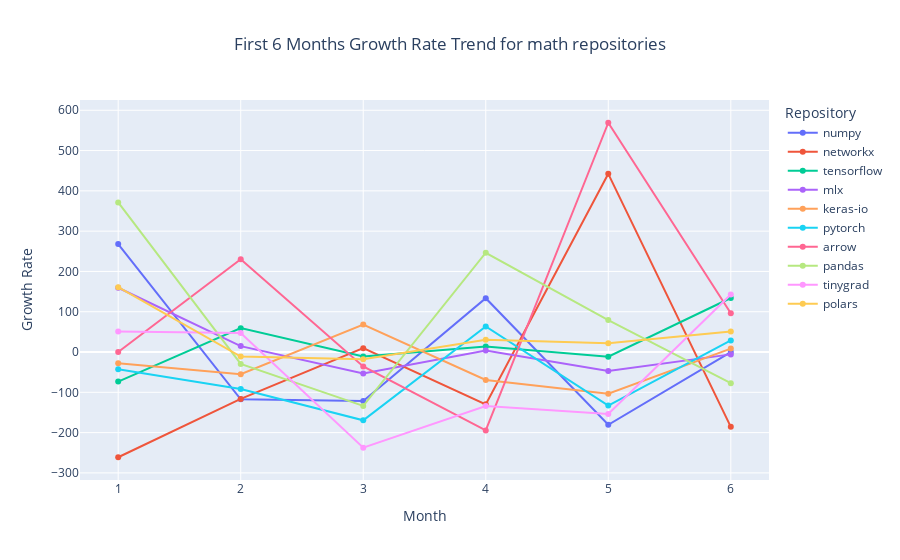
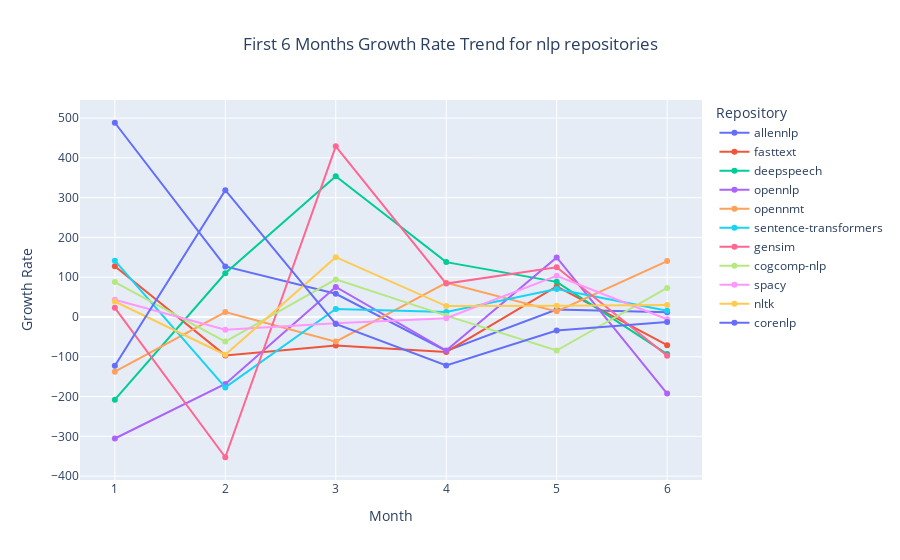
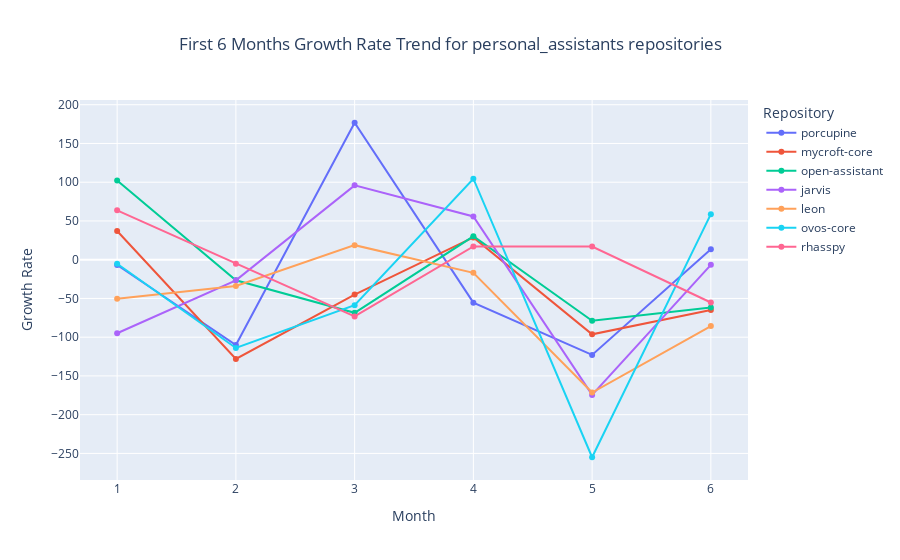
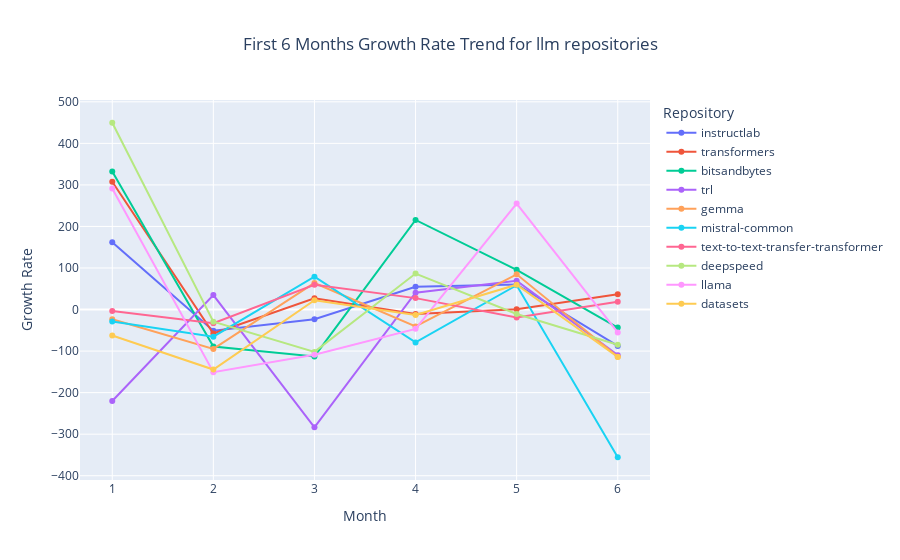

These figures' notebook cell, in order:
### Markdown cell above
Let's plot the growth rate of the repositories for the first 6 months.

### Code cell
# Plot growth rate for all the repos in each individual category for the first 6 months
for category in categories:
    fig = plot_growth_rate_by_category(first_6months_df, category, title="First 6 Months Growth Rate Trend")
    fig.show()

### Figure 1 — Plotly figure (JSON) as saved in the notebook; plotly's stock layout.template omitted (floating-point values rounded to 4 significant figures)
{"data": [{"customdata": [["1-2002"], ["2-2002"], ["3-2002"], ["4-2002"], ["5-2002"], ["6-2002"]], "hovertemplate": "<b>Repository:</b> %{fullData.name}<br><b>Month-Year:</b> %{customdata[0]}<br><b>Growth Rate:</b> %{y:.2f}<extra></extra>", "legendgroup": "numpy", "line": {"color": "#636efa", "dash": "solid"}, "marker": {"symbol": "circle"}, "mode": "lines+markers", "name": "numpy", "orientation": "v", "showlegend": true, "type": "scatter", "x": [1, 2, 3, 4, 5, 6], "xaxis": "x", "y": [267.9, -117.5, -121.6, 133.5, -180.5, 0], "yaxis": "y"}, {"customdata": [["8-2005"], ["9-2005"], ["10-2005"], ["11-2005"], ["12-2005"], ["1-2006"]], "hovertemplate": "<b>Repository:</b> %{fullData.name}<br><b>Month-Year:</b> %{customdata[0]}<br><b>Growth Rate:</b> %{y:.2f}<extra></extra>", "legendgroup": "networkx", "line": {"color": "#EF553B", "dash": "solid"}, "marker": {"symbol": "circle"}, "mode": "lines+markers", "name": "networkx", "orientation": "v", "showlegend": true, "type": "scatter", "x": [1, 2, 3, 4, 5, 6], "xaxis": "x", "y": [-261.2, -116.3, 9.531, -129.9, 442.3, -185.8], "yaxis": "y"}, {"customdata": [["12-2015"], ["1-2016"], ["2-2016"], ["3-2016"], ["4-2016"], ["5-2016"]], "hovertemplate": "<b>Repository:</b> %{fullData.name}<br><b>Month-Year:</b> %{customdata[0]}<br><b>Growth Rate:</b> %{y:.2f}<extra></extra>", "legendgroup": "tensorflow", "line": {"color": "#00cc96", "dash": "solid"}, "marker": {"symbol": "circle"}, "mode": "lines+markers", "name": "tensorflow", "orientation": "v", "showlegend": true, "type": "scatter", "x": [1, 2, 3, 4, 5, 6], "xaxis": "x", "y": [-73.3, 59.28, -11.32, 13.43, -11.53, 134.0], "yaxis": "y"}, {"customdata": [["12-2023"], ["1-2024"], ["2-2024"], ["3-2024"], ["4-2024"], ["5-2024"]], "hovertemplate": "<b>Repository:</b> %{fullData.name}<br><b>Month-Year:</b> %{customdata[0]}<br><b>Growth Rate:</b> %{y:.2f}<extra></extra>", "legendgroup": "mlx", "line": {"color": "#ab63fa", "dash": "solid"}, "marker": {"symbol": "circle"}, "mode": "lines+markers", "name": "mlx", "orientation": "v", "showlegend": true, "type": "scatter", "x": [1, 2, 3, 4, 5, 6], "xaxis": "x", "y": [159.5, 14.63, -53.11, 3.622, -47.03, -5.862], "yaxis": "y"}, {"customdata": [["6-2020"], ["7-2020"], ["8-2020"], ["9-2020"], ["10-2020"], ["11-2020"]], "hovertemplate": "<b>Repository:</b> %{fullData.name}<br><b>Month-Year:</b> %{customdata[0]}<br><b>Growth Rate:</b> %{y:.2f}<extra></extra>", "legendgroup": "keras-io", "line": {"color": "#FFA15A", "dash": "solid"}, "marker": {"symbol": "circle"}, "mode": "lines+markers", "name": "keras-io", "orientation": "v", "showlegend": true, "type": "scatter", "x": [1, 2, 3, 4, 5, 6], "xaxis": "x", "y": [-27.98, -54.98, 68.34, -69.51, -103.6, 8.516], "yaxis": "y"}, {"customdata": [["2-2012"], ["3-2012"], ["4-2012"], ["5-2012"], ["6-2012"], ["7-2012"]], "hovertemplate": "<b>Repository:</b> %{fullData.name}<br><b>Month-Year:</b> %{customdata[0]}<br><b>Growth Rate:</b> %{y:.2f}<extra></extra>", "legendgroup": "pytorch", "line": {"color": "#19d3f3", "dash": "solid"}, "marker": {"symbol": "circle"}, "mode": "lines+markers", "name": "pytorch", "orientation": "v", "showlegend": true, "type": "scatter", "x": [1, 2, 3, 4, 5, 6], "xaxis": "x", "y": [-42.83, -91.63, -169.5, 63.6, -132.9, 28.77], "yaxis": "y"}, {"customdata": [["1-2015"], ["4-2015"], ["5-2015"], ["12-2015"], ["1-2016"], ["2-2016"]], "hovertemplate": "<b>Repository:</b> %{fullData.name}<br><b>Month-Year:</b> %{customdata[0]}<br><b>Growth Rate:</b> %{y:.2f}<extra></extra>", "legendgroup": "arrow", "line": {"color": "#FF6692", "dash": "solid"}, "marker": {"symbol": "circle"}, "mode": "lines+markers", "name": "arrow", "orientation": "v", "showlegend": true, "type": "scatter", "x": [1, 2, 3, 4, 5, 6], "xaxis": "x", "y": [0, 230.3, -35.67, -194.6, 569.0, 96.38], "yaxis": "y"}, {"customdata": [["8-2009"], ["9-2009"], ["10-2009"], ["11-2009"], ["12-2009"], ["1-2010"]], "hovertemplate": "<b>Repository:</b> %{fullData.name}<br><b>Month-Year:</b> %{customdata[0]}<br><b>Growth Rate:</b> %{y:.2f}<extra></extra>", "legendgroup": "pandas", "line": {"color": "#B6E880", "dash": "solid"}, "marker": {"symbol": "circle"}, "mode": "lines+markers", "name": "pandas", "orientation": "v", "showlegend": true, "type": "scatter", "x": [1, 2, 3, 4, 5, 6], "xaxis": "x", "y": [371.4, -29.58, -133.8, 246.4, 79.42, -77.32], "yaxis": "y"}, {"customdata": [["11-2020"], ["12-2020"], ["1-2021"], ["2-2021"], ["3-2021"], ["4-2021"]], "hovertemplate": "<b>Repository:</b> %{fullData.name}<br><b>Month-Year:</b> %{customdata[0]}<br><b>Growth Rate:</b> %{y:.2f}<extra></extra>", "legendgroup": "tinygrad", "line": {"color": "#FF97FF", "dash": "solid"}, "marker": {"symbol": "circle"}, "mode": "lines+markers", "name": "tinygrad", "orientation": "v", "showlegend": true, "type": "scatter", "x": [1, 2, 3, 4, 5, 6], "xaxis": "x", "y": [50.9, 47.24, -237.5, -134.1, -154.0, 142.7], "yaxis": "y"}, {"customdata": [["6-2020"], ["7-2020"], ["8-2020"], ["9-2020"], ["10-2020"], ["11-2020"]], "hovertemplate": "<b>Repository:</b> %{fullData.name}<br><b>Month-Year:</b> %{customdata[0]}<br><b>Growth Rate:</b> %{y:.2f}<extra></extra>", "legendgroup": "polars", "line": {"color": "#FECB52", "dash": "solid"}, "marker": {"symbol": "circle"}, "mode": "lines+markers", "name": "polars", "orientation": "v", "showlegend": true, "type": "scatter", "x": [1, 2, 3, 4, 5, 6], "xaxis": "x", "y": [160.8, -11.37, -18.07, 30.34, 21.81, 51.23], "yaxis": "y"}], "layout": {"legend": {"title": {"text": "Repository"}, "tracegroupgap": 0}, "title": {"text": "First 6 Months Growth Rate Trend for math repositories", "x": 0.5}, "xaxis": {"anchor": "y", "domain": [0, 1], "ticktext": [1, 2, 3, 4, 5, 6], "tickvals": [1, 2, 3, 4, 5, 6], "title": {"text": "Month"}}, "yaxis": {"anchor": "x", "domain": [0, 1], "title": {"text": "Growth Rate"}}}}

### Figure 2 — Plotly figure (JSON) as saved in the notebook; plotly's stock layout.template omitted (floating-point values rounded to 4 significant figures)
{"data": [{"customdata": [["6-2017"], ["7-2017"], ["8-2017"], ["9-2017"], ["10-2017"], ["11-2017"]], "hovertemplate": "<b>Repository:</b> %{fullData.name}<br><b>Month-Year:</b> %{customdata[0]}<br><b>Growth Rate:</b> %{y:.2f}<extra></extra>", "legendgroup": "allennlp", "line": {"color": "#636efa", "dash": "solid"}, "marker": {"symbol": "circle"}, "mode": "lines+markers", "name": "allennlp", "orientation": "v", "showlegend": true, "type": "scatter", "x": [1, 2, 3, 4, 5, 6], "xaxis": "x", "y": [488.3, 127.1, 58.24, -85.23, 18.96, 12.06], "yaxis": "y"}, {"customdata": [["8-2016"], ["9-2016"], ["10-2016"], ["11-2016"], ["12-2016"], ["1-2017"]], "hovertemplate": "<b>Repository:</b> %{fullData.name}<br><b>Month-Year:</b> %{customdata[0]}<br><b>Growth Rate:</b> %{y:.2f}<extra></extra>", "legendgroup": "fasttext", "line": {"color": "#EF553B", "dash": "solid"}, "marker": {"symbol": "circle"}, "mode": "lines+markers", "name": "fasttext", "orientation": "v", "showlegend": true, "type": "scatter", "x": [1, 2, 3, 4, 5, 6], "xaxis": "x", "y": [127.5, -96.57, -71.88, -87.81, 76.84, -70.77], "yaxis": "y"}, {"customdata": [["5-2016"], ["8-2016"], ["9-2016"], ["10-2016"], ["11-2016"], ["12-2016"]], "hovertemplate": "<b>Repository:</b> %{fullData.name}<br><b>Month-Year:</b> %{customdata[0]}<br><b>Growth Rate:</b> %{y:.2f}<extra></extra>", "legendgroup": "deepspeech", "line": {"color": "#00cc96", "dash": "solid"}, "marker": {"symbol": "circle"}, "mode": "lines+markers", "name": "deepspeech", "orientation": "v", "showlegend": true, "type": "scatter", "x": [1, 2, 3, 4, 5, 6], "xaxis": "x", "y": [-207.9, 109.9, 353.6, 137.9, 88.3, -93.31], "yaxis": "y"}, {"customdata": [["1-2011"], ["2-2011"], ["3-2011"], ["4-2011"], ["5-2011"], ["6-2011"]], "hovertemplate": "<b>Repository:</b> %{fullData.name}<br><b>Month-Year:</b> %{customdata[0]}<br><b>Growth Rate:</b> %{y:.2f}<extra></extra>", "legendgroup": "opennlp", "line": {"color": "#ab63fa", "dash": "solid"}, "marker": {"symbol": "circle"}, "mode": "lines+markers", "name": "opennlp", "orientation": "v", "showlegend": true, "type": "scatter", "x": [1, 2, 3, 4, 5, 6], "xaxis": "x", "y": [-305.5, -168.3, 75.5, -84.4, 149.6, -192.5], "yaxis": "y"}, {"customdata": [["5-2016"], ["6-2016"], ["7-2016"], ["8-2016"], ["9-2016"], ["10-2016"]], "hovertemplate": "<b>Repository:</b> %{fullData.name}<br><b>Month-Year:</b> %{customdata[0]}<br><b>Growth Rate:</b> %{y:.2f}<extra></extra>", "legendgroup": "opennmt", "line": {"color": "#FFA15A", "dash": "solid"}, "marker": {"symbol": "circle"}, "mode": "lines+markers", "name": "opennmt", "orientation": "v", "showlegend": true, "type": "scatter", "x": [1, 2, 3, 4, 5, 6], "xaxis": "x", "y": [-137.5, 12.26, -61.9, 85.75, 14.11, 140.6], "yaxis": "y"}, {"customdata": [["8-2019"], ["9-2019"], ["10-2019"], ["11-2019"], ["12-2019"], ["1-2020"]], "hovertemplate": "<b>Repository:</b> %{fullData.name}<br><b>Month-Year:</b> %{customdata[0]}<br><b>Growth Rate:</b> %{y:.2f}<extra></extra>", "legendgroup": "sentence-transformers", "line": {"color": "#19d3f3", "dash": "solid"}, "marker": {"symbol": "circle"}, "mode": "lines+markers", "name": "sentence-transformers", "orientation": "v", "showlegend": true, "type": "scatter", "x": [1, 2, 3, 4, 5, 6], "xaxis": "x", "y": [141.4, -177.1, 20.25, 12.52, 70.05, 15.52], "yaxis": "y"}, {"customdata": [["9-2009"], ["12-2009"], ["1-2010"], ["2-2010"], ["3-2010"], ["4-2010"]], "hovertemplate": "<b>Repository:</b> %{fullData.name}<br><b>Month-Year:</b> %{customdata[0]}<br><b>Growth Rate:</b> %{y:.2f}<extra></extra>", "legendgroup": "gensim", "line": {"color": "#FF6692", "dash": "solid"}, "marker": {"symbol": "circle"}, "mode": "lines+markers", "name": "gensim", "orientation": "v", "showlegend": true, "type": "scatter", "x": [1, 2, 3, 4, 5, 6], "xaxis": "x", "y": [23.05, -352.6, 429.0, 83.94, 124.9, -97.57], "yaxis": "y"}, {"customdata": [["10-2014"], ["11-2014"], ["12-2014"], ["1-2015"], ["2-2015"], ["3-2015"]], "hovertemplate": "<b>Repository:</b> %{fullData.name}<br><b>Month-Year:</b> %{customdata[0]}<br><b>Growth Rate:</b> %{y:.2f}<extra></extra>", "legendgroup": "cogcomp-nlp", "line": {"color": "#B6E880", "dash": "solid"}, "marker": {"symbol": "circle"}, "mode": "lines+markers", "name": "cogcomp-nlp", "orientation": "v", "showlegend": true, "type": "scatter", "x": [1, 2, 3, 4, 5, 6], "xaxis": "x", "y": [87.86, -61.9, 94.45, 3.279, -84.37, 73.0], "yaxis": "y"}, {"customdata": [["8-2014"], ["9-2014"], ["10-2014"], ["11-2014"], ["12-2014"], ["1-2015"]], "hovertemplate": "<b>Repository:</b> %{fullData.name}<br><b>Month-Year:</b> %{customdata[0]}<br><b>Growth Rate:</b> %{y:.2f}<extra></extra>", "legendgroup": "spacy", "line": {"color": "#FF97FF", "dash": "solid"}, "marker": {"symbol": "circle"}, "mode": "lines+markers", "name": "spacy", "orientation": "v", "showlegend": true, "type": "scatter", "x": [1, 2, 3, 4, 5, 6], "xaxis": "x", "y": [43.27, -32.29, -15.5, -2.933, 103.7, -5.641], "yaxis": "y"}, {"customdata": [["5-2001"], ["6-2001"], ["7-2001"], ["8-2001"], ["9-2001"], ["10-2001"]], "hovertemplate": "<b>Repository:</b> %{fullData.name}<br><b>Month-Year:</b> %{customdata[0]}<br><b>Growth Rate:</b> %{y:.2f}<extra></extra>", "legendgroup": "nltk", "line": {"color": "#FECB52", "dash": "solid"}, "marker": {"symbol": "circle"}, "mode": "lines+markers", "name": "nltk", "orientation": "v", "showlegend": true, "type": "scatter", "x": [1, 2, 3, 4, 5, 6], "xaxis": "x", "y": [38.95, -94.91, 150.4, 27.37, 28.06, 30.09], "yaxis": "y"}, {"customdata": [["7-2013"], ["8-2013"], ["9-2013"], ["10-2013"], ["11-2013"], ["12-2013"]], "hovertemplate": "<b>Repository:</b> %{fullData.name}<br><b>Month-Year:</b> %{customdata[0]}<br><b>Growth Rate:</b> %{y:.2f}<extra></extra>", "legendgroup": "corenlp", "line": {"color": "#636efa", "dash": "solid"}, "marker": {"symbol": "circle"}, "mode": "lines+markers", "name": "corenlp", "orientation": "v", "showlegend": true, "type": "scatter", "x": [1, 2, 3, 4, 5, 6], "xaxis": "x", "y": [-122.8, 318.8, -17.69, -122.1, -34.25, -12.72], "yaxis": "y"}], "layout": {"legend": {"title": {"text": "Repository"}, "tracegroupgap": 0}, "title": {"text": "First 6 Months Growth Rate Trend for nlp repositories", "x": 0.5}, "xaxis": {"anchor": "y", "domain": [0, 1], "ticktext": [1, 2, 3, 4, 5, 6], "tickvals": [1, 2, 3, 4, 5, 6], "title": {"text": "Month"}}, "yaxis": {"anchor": "x", "domain": [0, 1], "title": {"text": "Growth Rate"}}}}

### Figure 3 — Plotly figure (JSON) as saved in the notebook; plotly's stock layout.template omitted (floating-point values rounded to 4 significant figures)
{"data": [{"customdata": [["4-2018"], ["5-2018"], ["6-2018"], ["7-2018"], ["8-2018"], ["9-2018"]], "hovertemplate": "<b>Repository:</b> %{fullData.name}<br><b>Month-Year:</b> %{customdata[0]}<br><b>Growth Rate:</b> %{y:.2f}<extra></extra>", "legendgroup": "porcupine", "line": {"color": "#636efa", "dash": "solid"}, "marker": {"symbol": "circle"}, "mode": "lines+markers", "name": "porcupine", "orientation": "v", "showlegend": true, "type": "scatter", "x": [1, 2, 3, 4, 5, 6], "xaxis": "x", "y": [-6.815, -110.1, 176.7, -55.45, -122.8, 13.64], "yaxis": "y"}, {"customdata": [["6-2016"], ["7-2016"], ["8-2016"], ["9-2016"], ["10-2016"], ["11-2016"]], "hovertemplate": "<b>Repository:</b> %{fullData.name}<br><b>Month-Year:</b> %{customdata[0]}<br><b>Growth Rate:</b> %{y:.2f}<extra></extra>", "legendgroup": "mycroft-core", "line": {"color": "#EF553B", "dash": "solid"}, "marker": {"symbol": "circle"}, "mode": "lines+markers", "name": "mycroft-core", "orientation": "v", "showlegend": true, "type": "scatter", "x": [1, 2, 3, 4, 5, 6], "xaxis": "x", "y": [36.98, -128.0, -44.95, 28.77, -96.3, -64.99], "yaxis": "y"}, {"customdata": [["1-2023"], ["2-2023"], ["3-2023"], ["4-2023"], ["5-2023"], ["6-2023"]], "hovertemplate": "<b>Repository:</b> %{fullData.name}<br><b>Month-Year:</b> %{customdata[0]}<br><b>Growth Rate:</b> %{y:.2f}<extra></extra>", "legendgroup": "open-assistant", "line": {"color": "#00cc96", "dash": "solid"}, "marker": {"symbol": "circle"}, "mode": "lines+markers", "name": "open-assistant", "orientation": "v", "showlegend": true, "type": "scatter", "x": [1, 2, 3, 4, 5, 6], "xaxis": "x", "y": [102.2, -26.48, -68.54, 30.21, -78.89, -61.65], "yaxis": "y"}, {"customdata": [["4-2017"], ["5-2017"], ["6-2017"], ["7-2017"], ["8-2017"], ["9-2017"]], "hovertemplate": "<b>Repository:</b> %{fullData.name}<br><b>Month-Year:</b> %{customdata[0]}<br><b>Growth Rate:</b> %{y:.2f}<extra></extra>", "legendgroup": "jarvis", "line": {"color": "#ab63fa", "dash": "solid"}, "marker": {"symbol": "circle"}, "mode": "lines+markers", "name": "jarvis", "orientation": "v", "showlegend": true, "type": "scatter", "x": [1, 2, 3, 4, 5, 6], "xaxis": "x", "y": [-94.95, -26.63, 95.94, 55.78, -174.5, -6.596], "yaxis": "y"}, {"customdata": [["3-2019"], ["4-2019"], ["5-2019"], ["6-2019"], ["7-2019"], ["8-2019"]], "hovertemplate": "<b>Repository:</b> %{fullData.name}<br><b>Month-Year:</b> %{customdata[0]}<br><b>Growth Rate:</b> %{y:.2f}<extra></extra>", "legendgroup": "leon", "line": {"color": "#FFA15A", "dash": "solid"}, "marker": {"symbol": "circle"}, "mode": "lines+markers", "name": "leon", "orientation": "v", "showlegend": true, "type": "scatter", "x": [1, 2, 3, 4, 5, 6], "xaxis": "x", "y": [-50.49, -33.91, 18.77, -16.95, -171.4, -85.57], "yaxis": "y"}, {"customdata": [["6-2016"], ["7-2016"], ["8-2016"], ["9-2016"], ["10-2016"], ["11-2016"]], "hovertemplate": "<b>Repository:</b> %{fullData.name}<br><b>Month-Year:</b> %{customdata[0]}<br><b>Growth Rate:</b> %{y:.2f}<extra></extra>", "legendgroup": "ovos-core", "line": {"color": "#19d3f3", "dash": "solid"}, "marker": {"symbol": "circle"}, "mode": "lines+markers", "name": "ovos-core", "orientation": "v", "showlegend": true, "type": "scatter", "x": [1, 2, 3, 4, 5, 6], "xaxis": "x", "y": [-5.198, -113.9, -58.78, 104.5, -254.9, 58.78], "yaxis": "y"}, {"customdata": [["2-2020"], ["3-2020"], ["4-2020"], ["5-2020"], ["6-2020"], ["7-2020"]], "hovertemplate": "<b>Repository:</b> %{fullData.name}<br><b>Month-Year:</b> %{customdata[0]}<br><b>Growth Rate:</b> %{y:.2f}<extra></extra>", "legendgroup": "rhasspy", "line": {"color": "#FF6692", "dash": "solid"}, "marker": {"symbol": "circle"}, "mode": "lines+markers", "name": "rhasspy", "orientation": "v", "showlegend": true, "type": "scatter", "x": [1, 2, 3, 4, 5, 6], "xaxis": "x", "y": [63.73, -5.137, -73.27, 17.15, 16.96, -55.22], "yaxis": "y"}], "layout": {"legend": {"title": {"text": "Repository"}, "tracegroupgap": 0}, "title": {"text": "First 6 Months Growth Rate Trend for personal_assistants repositories", "x": 0.5}, "xaxis": {"anchor": "y", "domain": [0, 1], "ticktext": [1, 2, 3, 4, 5, 6], "tickvals": [1, 2, 3, 4, 5, 6], "title": {"text": "Month"}}, "yaxis": {"anchor": "x", "domain": [0, 1], "title": {"text": "Growth Rate"}}}}

### Figure 4 — Plotly figure (JSON) as saved in the notebook; plotly's stock layout.template omitted (floating-point values rounded to 4 significant figures)
{"data": [{"customdata": [["3-2024"], ["4-2024"], ["5-2024"], ["6-2024"], ["7-2024"], ["8-2024"]], "hovertemplate": "<b>Repository:</b> %{fullData.name}<br><b>Month-Year:</b> %{customdata[0]}<br><b>Growth Rate:</b> %{y:.2f}<extra></extra>", "legendgroup": "instructlab", "line": {"color": "#636efa", "dash": "solid"}, "marker": {"symbol": "circle"}, "mode": "lines+markers", "name": "instructlab", "orientation": "v", "showlegend": true, "type": "scatter", "x": [1, 2, 3, 4, 5, 6], "xaxis": "x", "y": [162.0, -51.0, -23.34, 54.6, 60.3, -87.63], "yaxis": "y"}, {"customdata": [["11-2018"], ["12-2018"], ["1-2019"], ["2-2019"], ["3-2019"], ["4-2019"]], "hovertemplate": "<b>Repository:</b> %{fullData.name}<br><b>Month-Year:</b> %{customdata[0]}<br><b>Growth Rate:</b> %{y:.2f}<extra></extra>", "legendgroup": "transformers", "line": {"color": "#EF553B", "dash": "solid"}, "marker": {"symbol": "circle"}, "mode": "lines+markers", "name": "transformers", "orientation": "v", "showlegend": true, "type": "scatter", "x": [1, 2, 3, 4, 5, 6], "xaxis": "x", "y": [307.5, -57.49, 27.02, -10.51, 0.8658, 36.89], "yaxis": "y"}, {"customdata": [["10-2021"], ["11-2021"], ["6-2022"], ["7-2022"], ["8-2022"], ["9-2022"]], "hovertemplate": "<b>Repository:</b> %{fullData.name}<br><b>Month-Year:</b> %{customdata[0]}<br><b>Growth Rate:</b> %{y:.2f}<extra></extra>", "legendgroup": "bitsandbytes", "line": {"color": "#00cc96", "dash": "solid"}, "marker": {"symbol": "circle"}, "mode": "lines+markers", "name": "bitsandbytes", "orientation": "v", "showlegend": true, "type": "scatter", "x": [1, 2, 3, 4, 5, 6], "xaxis": "x", "y": [332.0, -89.25, -112.8, 215.6, 95.55, -43.42], "yaxis": "y"}, {"customdata": [["4-2020"], ["5-2020"], ["6-2020"], ["7-2020"], ["8-2020"], ["9-2020"]], "hovertemplate": "<b>Repository:</b> %{fullData.name}<br><b>Month-Year:</b> %{customdata[0]}<br><b>Growth Rate:</b> %{y:.2f}<extra></extra>", "legendgroup": "trl", "line": {"color": "#ab63fa", "dash": "solid"}, "marker": {"symbol": "circle"}, "mode": "lines+markers", "name": "trl", "orientation": "v", "showlegend": true, "type": "scatter", "x": [1, 2, 3, 4, 5, 6], "xaxis": "x", "y": [-220.2, 34.83, -283.3, 40.55, 69.31, -109.9], "yaxis": "y"}, {"customdata": [["3-2024"], ["4-2024"], ["5-2024"], ["6-2024"], ["7-2024"], ["8-2024"]], "hovertemplate": "<b>Repository:</b> %{fullData.name}<br><b>Month-Year:</b> %{customdata[0]}<br><b>Growth Rate:</b> %{y:.2f}<extra></extra>", "legendgroup": "gemma", "line": {"color": "#FFA15A", "dash": "solid"}, "marker": {"symbol": "circle"}, "mode": "lines+markers", "name": "gemma", "orientation": "v", "showlegend": true, "type": "scatter", "x": [1, 2, 3, 4, 5, 6], "xaxis": "x", "y": [-23.53, -94.74, 63.91, -40.55, 84.73, -113.5], "yaxis": "y"}, {"customdata": [["5-2024"], ["6-2024"], ["7-2024"], ["8-2024"], ["9-2024"], ["10-2024"]], "hovertemplate": "<b>Repository:</b> %{fullData.name}<br><b>Month-Year:</b> %{customdata[0]}<br><b>Growth Rate:</b> %{y:.2f}<extra></extra>", "legendgroup": "mistral-common", "line": {"color": "#19d3f3", "dash": "solid"}, "marker": {"symbol": "circle"}, "mode": "lines+markers", "name": "mistral-common", "orientation": "v", "showlegend": true, "type": "scatter", "x": [1, 2, 3, 4, 5, 6], "xaxis": "x", "y": [-28.77, -65.39, 79.08, -79.08, 58.49, -355.5], "yaxis": "y"}, {"customdata": [["11-2019"], ["12-2019"], ["1-2020"], ["2-2020"], ["3-2020"], ["4-2020"]], "hovertemplate": "<b>Repository:</b> %{fullData.name}<br><b>Month-Year:</b> %{customdata[0]}<br><b>Growth Rate:</b> %{y:.2f}<extra></extra>", "legendgroup": "text-to-text-transfer-transformer", "line": {"color": "#FF6692", "dash": "solid"}, "marker": {"symbol": "circle"}, "mode": "lines+markers", "name": "text-to-text-transfer-transformer", "orientation": "v", "showlegend": true, "type": "scatter", "x": [1, 2, 3, 4, 5, 6], "xaxis": "x", "y": [-3.252, -32.99, 59.67, 27.49, -19.0, 19.0], "yaxis": "y"}, {"customdata": [["2-2020"], ["3-2020"], ["4-2020"], ["5-2020"], ["6-2020"], ["7-2020"]], "hovertemplate": "<b>Repository:</b> %{fullData.name}<br><b>Month-Year:</b> %{customdata[0]}<br><b>Growth Rate:</b> %{y:.2f}<extra></extra>", "legendgroup": "deepspeed", "line": {"color": "#B6E880", "dash": "solid"}, "marker": {"symbol": "circle"}, "mode": "lines+markers", "name": "deepspeed", "orientation": "v", "showlegend": true, "type": "scatter", "x": [1, 2, 3, 4, 5, 6], "xaxis": "x", "y": [449.6, -29.14, -102.0, 86.68, -10.7, -84.62], "yaxis": "y"}, {"customdata": [["3-2023"], ["4-2023"], ["5-2023"], ["6-2023"], ["7-2023"], ["8-2023"]], "hovertemplate": "<b>Repository:</b> %{fullData.name}<br><b>Month-Year:</b> %{customdata[0]}<br><b>Growth Rate:</b> %{y:.2f}<extra></extra>", "legendgroup": "llama", "line": {"color": "#FF97FF", "dash": "solid"}, "marker": {"symbol": "circle"}, "mode": "lines+markers", "name": "llama", "orientation": "v", "showlegend": true, "type": "scatter", "x": [1, 2, 3, 4, 5, 6], "xaxis": "x", "y": [291.2, -150.8, -109.0, -46.49, 255.1, -55.09], "yaxis": "y"}, {"customdata": [["5-2020"], ["6-2020"], ["7-2020"], ["8-2020"], ["9-2020"], ["10-2020"]], "hovertemplate": "<b>Repository:</b> %{fullData.name}<br><b>Month-Year:</b> %{customdata[0]}<br><b>Growth Rate:</b> %{y:.2f}<extra></extra>", "legendgroup": "datasets", "line": {"color": "#FECB52", "dash": "solid"}, "marker": {"symbol": "circle"}, "mode": "lines+markers", "name": "datasets", "orientation": "v", "showlegend": true, "type": "scatter", "x": [1, 2, 3, 4, 5, 6], "xaxis": "x", "y": [-62.63, -144.4, 22.38, -13.33, 59.79, -114.3], "yaxis": "y"}], "layout": {"legend": {"title": {"text": "Repository"}, "tracegroupgap": 0}, "title": {"text": "First 6 Months Growth Rate Trend for llm repositories", "x": 0.5}, "xaxis": {"anchor": "y", "domain": [0, 1], "ticktext": [1, 2, 3, 4, 5, 6], "tickvals": [1, 2, 3, 4, 5, 6], "title": {"text": "Month"}}, "yaxis": {"anchor": "x", "domain": [0, 1], "title": {"text": "Growth Rate"}}}}
